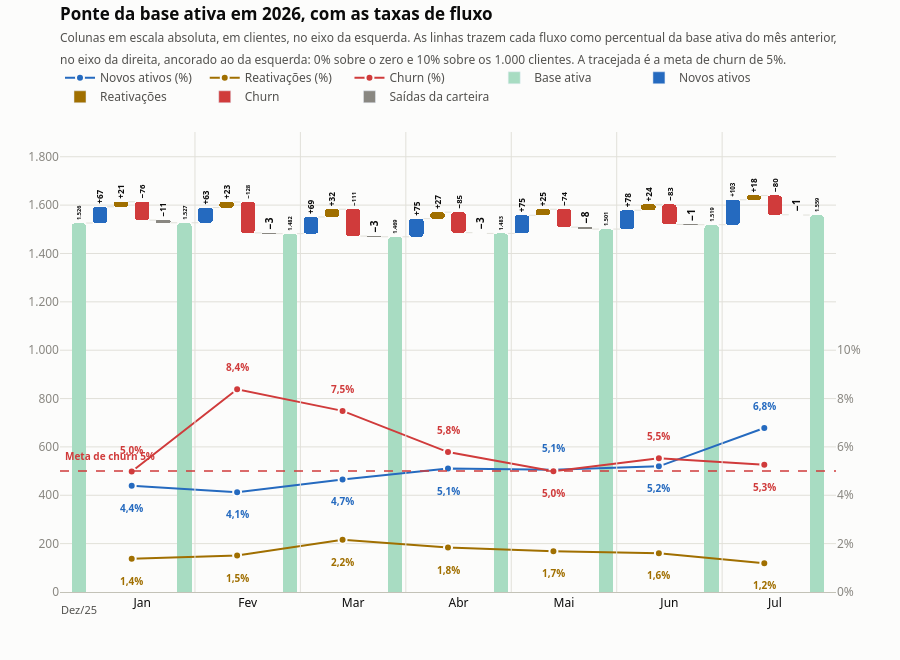

Notebook cell for this chart:
### Markdown cell above
### 4.7 Ponte mensal em escala absoluta

A mesma ponte de 4.5 com o eixo ancorado no zero, para guardar a referencia de
tamanho entre o giro mensal e a carteira.

### Code cell
# -----------------------------------------------------------------------------
# 4.7 Ponte mensal em escala absoluta, com as taxas em linha
# -----------------------------------------------------------------------------
# Experimento de design. Cada mes traz os quatro fluxos flutuando e fecha com a
# coluna cheia da base ativa, que desce ate o zero e carrega o proprio numero na
# vertical. Assim se le ao mesmo tempo o tamanho da carteira e o peso de cada
# fluxo sobre ela.
#
# DUAS ESCALAS ANCORADAS: a escala de percentual fica a direita e e amarrada a
# da esquerda - 0% sobre o zero e 10% sobre os 1.000 clientes. A ancoragem e fixa
# (o topo do eixo direito e sempre o topo do esquerdo dividido por 100), entao a
# relacao entre as duas escalas nao muda quando os dados mudam, que e o problema
# classico do eixo duplo. Na pratica as linhas ficam na metade de baixo e os
# fluxos no alto, sem disputa de espaco.
#
# O verde claro e reservado a coluna de base, que e pano de fundo do mes; cada
# fluxo usa a cor do seu indicador, entao novos ativos aparece em azul tanto na
# coluna quanto na linha de percentual. O verde claro fica em 1,50:1 de contraste
# contra a superficie, abaixo do piso de 2:1 de uma cor que carrega significado
# sozinha - o numero sobre a coluna e a compensacao.
COR_TAXA = {"Novos ativos": PALETAS["azul"]["light"][1],
            "Reativações": PALETAS["amarelo"]["light"][1],
            "Churn": PALETAS["vermelho"]["light"][1]}
META_CHURN = 5.0            # meta de churn, em % da base ativa do mes anterior
ANCORA_PCT, ANCORA_CLIENTES = 10.0, 1000.0


def grafico_ponte_com_taxas(inicio, base_inicial, passos, base_mensal, titulo,
                            subtitulo, modo="light", altura=660):
    """Ponte mensal com coluna de base por mes e as taxas de fluxo em linha."""
    c = CHROME[modo]
    fig = go.Figure()
    formas, anotacoes = [], []
    corrente = base_inicial
    # vao zero: o espacamento entre a coluna de base e o mes seguinte fica
    # igual ao espacamento entre os fluxos, e a divisao dos meses passa a
    # ser feita so pela linha vertical
    largura, vao = 0.68, 0.0
    n_fluxos = len(passos[0]["fluxos"])
    passo_mes = n_fluxos + 1 + vao          # fluxos + coluna de base + vao
    x_inicio = -(1 + vao)

    cores_coluna = {"Novos ativos": PALETAS["azul"]["light"][1],
                    "Reativações": PALETAS["amarelo"]["light"][1],
                    "Churn": PALETAS["vermelho"]["light"][1],
                    "Saídas da carteira": CHROME[modo]["suave"]}

    def coluna_base(x, valor, legenda):
        """Coluna cheia da base ativa, com o numero na vertical dentro dela."""
        fig.add_bar(
            x=[x], y=[valor], width=largura, showlegend=False,
            marker=dict(color=VERDE_CLARO, cornerradius=4, line=dict(width=0)),
            # numero ACIMA da coluna: dentro dele disputaria espaco com as
            # linhas de percentual e ficaria preso a largura da barra
            text=[f"<b>{_br(valor)}</b>"], textposition="outside", textangle=-90,
            textfont=dict(size=13, color=c["tinta"]), cliponaxis=False,
            customdata=[[legenda]],
            hovertemplate="<b>Base ativa %{customdata[0]}</b><br>"
                          "%{y:,.0f} clientes<extra></extra>")

    coluna_base(x_inicio, base_inicial,
                f"{MESES_PT[inicio.month - 1]}/{str(inicio.year)[2:]}")
    anotacoes.append(dict(
        x=x_inicio, y=0, yshift=-8, showarrow=False, yanchor="top",
        xanchor="center", text=f"{MESES_PT[inicio.month - 1]}/{str(inicio.year)[2:]}",
        font=dict(size=11, color=c["secundaria"])))

    # ---- fluxos e colunas de base ----
    x_anterior, extremos = x_inicio + largura / 2, [base_inicial]
    for i, mes in enumerate(passos):
        base_x = i * passo_mes
        for j, (nome, valor, _) in enumerate(mes["fluxos"]):
            x = base_x + j
            if valor == 0:
                continue
            fundo, topo = corrente + min(valor, 0.0), corrente + valor
            fig.add_bar(
                x=[x], y=[abs(valor)], base=[fundo], width=largura,
                marker=dict(color=cores_coluna[nome], cornerradius=3,
                            line=dict(width=0)),
                text=["<b>" + ("+" if valor > 0 else "−")
                      + _br(abs(valor)) + "</b>"],
                textposition="outside", textangle=-90, cliponaxis=False,
                textfont=dict(size=10, color=c["tinta"]), showlegend=False,
                customdata=[[nome, MESES_PT[mes["periodo"].month - 1], corrente, topo]],
                hovertemplate="<b>%{customdata[0]} · %{customdata[1]}</b><br>"
                              "de %{customdata[2]:,.0f} para %{customdata[3]:,.0f}"
                              "<extra></extra>")
            formas.append(dict(type="line", x0=x_anterior, x1=x - largura / 2,
                               y0=corrente, y1=corrente,
                               line=dict(color=c["grade"], width=1)))
            x_anterior, extremos = x + largura / 2, extremos + [corrente, topo]
            corrente = topo

        x_base = base_x + n_fluxos
        formas.append(dict(type="line", x0=x_anterior, x1=x_base - largura / 2,
                           y0=corrente, y1=corrente,
                           line=dict(color=c["grade"], width=1)))
        coluna_base(x_base, corrente,
                    f"{MESES_PT[mes['periodo'].month - 1]}/"
                    f"{str(mes['periodo'].year)[2:]}")
        x_anterior, extremos = x_base + largura / 2, extremos + [corrente]

        if i < len(passos) - 1:
            meio_do_vao = base_x + n_fluxos + (1 + vao) / 2
            formas.append(dict(type="line", x0=meio_do_vao, x1=meio_do_vao,
                               y0=0, y1=1, yref="paper",
                               line=dict(color=c["grade"], width=1)))

    # ---- linhas das taxas ----
    centros = [i * passo_mes + (n_fluxos - 1) / 2 for i in range(len(passos))]
    taxas = {}
    for nome in COR_TAXA:
        serie = []
        for mes in passos:
            valor = dict((n, v) for n, v, _ in mes["fluxos"])[nome]
            serie.append(abs(valor) / float(base_mensal[mes["periodo"] - 1]) * 100)
        taxas[nome] = serie
        fig.add_scatter(
            x=centros, y=serie, yaxis="y2", mode="lines+markers",
            name=f"{nome} (%)", line=dict(color=COR_TAXA[nome], width=2),
            marker=dict(size=8, color=COR_TAXA[nome],
                        line=dict(color=c["superficie"], width=2)),
            customdata=[[MESES_PT[m["periodo"].month - 1]] for m in passos],
            hovertemplate=f"<b>{nome} · %{{customdata[0]}}</b><br>"
                          "%{y:.1f}% da base do mês anterior<extra></extra>")

    # rotulo de cada ponto: o mais alto do mes vai acima e os demais abaixo, para
    # os numeros nao colidirem quando duas linhas se cruzam
    for k, centro in enumerate(centros):
        ordem = sorted(COR_TAXA, key=lambda n: taxas[n][k], reverse=True)
        for posicao, nome in enumerate(ordem):
            acima = posicao == 0
            anotacoes.append(dict(
                x=centro, y=taxas[nome][k], yref="y2",
                yshift=13 if acima else -13, showarrow=False, xanchor="center",
                yanchor="bottom" if acima else "top",
                text=f"<b>{_br(taxas[nome][k], 1)}%</b>",
                font=dict(size=10, color=COR_TAXA[nome])))

    teto_topo = max(extremos) * 1.16
    teto_pct = teto_topo * ANCORA_PCT / ANCORA_CLIENTES

    formas.append(dict(type="line", xref="paper", x0=0, x1=1, yref="y2",
                       y0=META_CHURN, y1=META_CHURN,
                       line=dict(color=COR_TAXA["Churn"], width=1.5, dash="dash")))
    anotacoes.append(dict(
        x=0.004, xref="paper", y=META_CHURN, yref="y2", yshift=6, showarrow=False,
        text=f"<b>Meta de churn {_br(META_CHURN, 0)}%</b>", xanchor="left",
        yanchor="bottom", font=dict(size=10, color=COR_TAXA["Churn"])))

    fig.update_layout(
        title=dict(
            text=f"<b>{titulo}</b><br><span style='font-size:12px;color:"
                 f"{c['secundaria']}'>{subtitulo}</span>",
            font=dict(size=17, color=c["tinta"]), x=0, xref="paper", y=0.97),
        shapes=formas, annotations=anotacoes, separators=",.",
        plot_bgcolor=c["superficie"], paper_bgcolor=c["superficie"],
        height=altura, margin=dict(t=132, b=68, l=60, r=64), bargap=0,
        font=dict(family='system-ui, -apple-system, "Segoe UI", sans-serif',
                  color=c["secundaria"], size=12),
        legend=dict(orientation="h", y=1.045, x=0, xanchor="left", yanchor="bottom",
                    title_text="", font=dict(color=c["secundaria"])),
        hoverlabel=dict(bgcolor=c["superficie"], bordercolor=c["eixo"],
                        font=dict(color=c["tinta"])),
        xaxis=dict(
            tickmode="array",
            tickvals=[i * passo_mes + n_fluxos / 2 for i in range(len(passos))],
            ticktext=[MESES_PT[p["periodo"].month - 1] for p in passos],
            showgrid=False, zeroline=False, linecolor=c["eixo"],
            tickfont=dict(color=c["tinta"], size=12),
            range=[x_inicio - 0.9,
                   (len(passos) - 1) * passo_mes + n_fluxos + 0.9]),
        yaxis=dict(title=None, gridcolor=c["grade"], zeroline=False,
                   showline=False, tickfont=dict(color=c["suave"]),
                   range=[0, teto_topo], tickformat=","),
        yaxis2=dict(title=None, overlaying="y", side="right", showgrid=False,
                    zeroline=False, showline=False, range=[0, teto_pct],
                    tickmode="array", tickvals=[0, 2, 4, 6, 8, 10],
                    ticktext=["0%", "2%", "4%", "6%", "8%", "10%"],
                    tickfont=dict(color=c["suave"])))

    # legenda das colunas: a cor identifica o tipo de fluxo, nao uma serie
    for nome, cor in [("Base ativa", VERDE_CLARO),
                      ("Novos ativos", PALETAS["azul"]["light"][1]),
                      ("Reativações", PALETAS["amarelo"]["light"][1]),
                      ("Churn", PALETAS["vermelho"]["light"][1]),
                      ("Saídas da carteira", CHROME[modo]["suave"])]:
        fig.add_bar(x=[None], y=[None], name=nome, showlegend=True,
                    marker=dict(color=cor))
    return fig


fig_ponte_2026_absoluta = grafico_ponte_com_taxas(
    INICIO_2026, BASE_INICIAL_2026, PASSOS_2026, BASE_MENSAL,
    titulo="Ponte da base ativa em 2026, com as taxas de fluxo",
    subtitulo="Colunas em escala absoluta, em clientes, no eixo da esquerda. As linhas "
              "trazem cada fluxo como percentual da base ativa do mês anterior,<br>"
              "no eixo da direita, ancorado ao da esquerda: 0% sobre o zero e 10% sobre "
              "os 1.000 clientes. A tracejada é a meta de churn de 5%.")

print("Taxas sobre a base ativa do mês anterior (%):")
for _mes in PASSOS_2026:
    _anterior = float(BASE_MENSAL[_mes["periodo"] - 1])
    _valores = dict((n, v) for n, v, _ in _mes["fluxos"])
    _linha = "   ".join(f"{_n.split()[0].lower()} {abs(_valores[_n]) / _anterior * 100:4.1f}%"
                        for _n in COR_TAXA)
    print(f"  {MESES_PT[_mes['periodo'].month - 1]}/{str(_mes['periodo'].year)[2:]}"
          f"   {_linha}   base {_br(_mes['base']):>7}")

fig_ponte_2026_absoluta

### Figure 1 — Plotly figure (JSON) as saved in the notebook; plotly's stock layout.template omitted (floating-point values rounded to 4 significant figures)
{"data": [{"cliponaxis": false, "customdata": [["Dez/25"]], "hovertemplate": "<b>Base ativa %{customdata[0]}</b><br>%{y:,.0f} clientes<extra></extra>", "marker": {"color": "#a8dcc2", "cornerradius": 4, "line": {"width": 0}}, "showlegend": false, "text": ["<b>1.526</b>"], "textangle": -90, "textfont": {"color": "#0b0b0b", "size": 13}, "textposition": "outside", "type": "bar", "width": 0.68, "x": [-1], "y": [1526]}, {"base": [1526], "cliponaxis": false, "customdata": [["Novos ativos", "Jan", 1526, 1593]], "hovertemplate": "<b>%{customdata[0]} · %{customdata[1]}</b><br>de %{customdata[2]:,.0f} para %{customdata[3]:,.0f}<extra></extra>", "marker": {"color": "#256abf", "cornerradius": 3, "line": {"width": 0}}, "showlegend": false, "text": ["<b>+67</b>"], "textangle": -90, "textfont": {"color": "#0b0b0b", "size": 10}, "textposition": "outside", "type": "bar", "width": 0.68, "x": [0], "y": [67]}, {"base": [1593], "cliponaxis": false, "customdata": [["Reativações", "Jan", 1593, 1614]], "hovertemplate": "<b>%{customdata[0]} · %{customdata[1]}</b><br>de %{customdata[2]:,.0f} para %{customdata[3]:,.0f}<extra></extra>", "marker": {"color": "#a06f00", "cornerradius": 3, "line": {"width": 0}}, "showlegend": false, "text": ["<b>+21</b>"], "textangle": -90, "textfont": {"color": "#0b0b0b", "size": 10}, "textposition": "outside", "type": "bar", "width": 0.68, "x": [1], "y": [21]}, {"base": [1538], "cliponaxis": false, "customdata": [["Churn", "Jan", 1614, 1538]], "hovertemplate": "<b>%{customdata[0]} · %{customdata[1]}</b><br>de %{customdata[2]:,.0f} para %{customdata[3]:,.0f}<extra></extra>", "marker": {"color": "#d03b3b", "cornerradius": 3, "line": {"width": 0}}, "showlegend": false, "text": ["<b>−76</b>"], "textangle": -90, "textfont": {"color": "#0b0b0b", "size": 10}, "textposition": "outside", "type": "bar", "width": 0.68, "x": [2], "y": [76]}, {"base": [1527], "cliponaxis": false, "customdata": [["Saídas da carteira", "Jan", 1538, 1527]], "hovertemplate": "<b>%{customdata[0]} · %{customdata[1]}</b><br>de %{customdata[2]:,.0f} para %{customdata[3]:,.0f}<extra></extra>", "marker": {"color": "#898781", "cornerradius": 3, "line": {"width": 0}}, "showlegend": false, "text": ["<b>−11</b>"], "textangle": -90, "textfont": {"color": "#0b0b0b", "size": 10}, "textposition": "outside", "type": "bar", "width": 0.68, "x": [3], "y": [11]}, {"cliponaxis": false, "customdata": [["Jan/26"]], "hovertemplate": "<b>Base ativa %{customdata[0]}</b><br>%{y:,.0f} clientes<extra></extra>", "marker": {"color": "#a8dcc2", "cornerradius": 4, "line": {"width": 0}}, "showlegend": false, "text": ["<b>1.527</b>"], "textangle": -90, "textfont": {"color": "#0b0b0b", "size": 13}, "textposition": "outside", "type": "bar", "width": 0.68, "x": [4], "y": [1527]}, {"base": [1527], "cliponaxis": false, "customdata": [["Novos ativos", "Fev", 1527, 1590]], "hovertemplate": "<b>%{customdata[0]} · %{customdata[1]}</b><br>de %{customdata[2]:,.0f} para %{customdata[3]:,.0f}<extra></extra>", "marker": {"color": "#256abf", "cornerradius": 3, "line": {"width": 0}}, "showlegend": false, "text": ["<b>+63</b>"], "textangle": -90, "textfont": {"color": "#0b0b0b", "size": 10}, "textposition": "outside", "type": "bar", "width": 0.68, "x": [5], "y": [63]}, {"base": [1590], "cliponaxis": false, "customdata": [["Reativações", "Fev", 1590, 1613]], "hovertemplate": "<b>%{customdata[0]} · %{customdata[1]}</b><br>de %{customdata[2]:,.0f} para %{customdata[3]:,.0f}<extra></extra>", "marker": {"color": "#a06f00", "cornerradius": 3, "line": {"width": 0}}, "showlegend": false, "text": ["<b>+23</b>"], "textangle": -90, "textfont": {"color": "#0b0b0b", "size": 10}, "textposition": "outside", "type": "bar", "width": 0.68, "x": [6], "y": [23]}, {"base": [1485], "cliponaxis": false, "customdata": [["Churn", "Fev", 1613, 1485]], "hovertemplate": "<b>%{customdata[0]} · %{customdata[1]}</b><br>de %{customdata[2]:,.0f} para %{customdata[3]:,.0f}<extra></extra>", "marker": {"color": "#d03b3b", "cornerradius": 3, "line": {"width": 0}}, "showlegend": false, "text": ["<b>−128</b>"], "textangle": -90, "textfont": {"color": "#0b0b0b", "size": 10}, "textposition": "outside", "type": "bar", "width": 0.68, "x": [7], "y": [128]}, {"base": [1482], "cliponaxis": false, "customdata": [["Saídas da carteira", "Fev", 1485, 1482]], "hovertemplate": "<b>%{customdata[0]} · %{customdata[1]}</b><br>de %{customdata[2]:,.0f} para %{customdata[3]:,.0f}<extra></extra>", "marker": {"color": "#898781", "cornerradius": 3, "line": {"width": 0}}, "showlegend": false, "text": ["<b>−3</b>"], "textangle": -90, "textfont": {"color": "#0b0b0b", "size": 10}, "textposition": "outside", "type": "bar", "width": 0.68, "x": [8], "y": [3]}, {"cliponaxis": false, "customdata": [["Fev/26"]], "hovertemplate": "<b>Base ativa %{customdata[0]}</b><br>%{y:,.0f} clientes<extra></extra>", "marker": {"color": "#a8dcc2", "cornerradius": 4, "line": {"width": 0}}, "showlegend": false, "text": ["<b>1.482</b>"], "textangle": -90, "textfont": {"color": "#0b0b0b", "size": 13}, "textposition": "outside", "type": "bar", "width": 0.68, "x": [9], "y": [1482]}, {"base": [1482], "cliponaxis": false, "customdata": [["Novos ativos", "Mar", 1482, 1551]], "hovertemplate": "<b>%{customdata[0]} · %{customdata[1]}</b><br>de %{customdata[2]:,.0f} para %{customdata[3]:,.0f}<extra></extra>", "marker": {"color": "#256abf", "cornerradius": 3, "line": {"width": 0}}, "showlegend": false, "text": ["<b>+69</b>"], "textangle": -90, "textfont": {"color": "#0b0b0b", "size": 10}, "textposition": "outside", "type": "bar", "width": 0.68, "x": [10], "y": [69]}, {"base": [1551], "cliponaxis": false, "customdata": [["Reativações", "Mar", 1551, 1583]], "hovertemplate": "<b>%{customdata[0]} · %{customdata[1]}</b><br>de %{customdata[2]:,.0f} para %{customdata[3]:,.0f}<extra></extra>", "marker": {"color": "#a06f00", "cornerradius": 3, "line": {"width": 0}}, "showlegend": false, "text": ["<b>+32</b>"], "textangle": -90, "textfont": {"color": "#0b0b0b", "size": 10}, "textposition": "outside", "type": "bar", "width": 0.68, "x": [11], "y": [32]}, {"base": [1472], "cliponaxis": false, "customdata": [["Churn", "Mar", 1583, 1472]], "hovertemplate": "<b>%{customdata[0]} · %{customdata[1]}</b><br>de %{customdata[2]:,.0f} para %{customdata[3]:,.0f}<extra></extra>", "marker": {"color": "#d03b3b", "cornerradius": 3, "line": {"width": 0}}, "showlegend": false, "text": ["<b>−111</b>"], "textangle": -90, "textfont": {"color": "#0b0b0b", "size": 10}, "textposition": "outside", "type": "bar", "width": 0.68, "x": [12], "y": [111]}, {"base": [1469], "cliponaxis": false, "customdata": [["Saídas da carteira", "Mar", 1472, 1469]], "hovertemplate": "<b>%{customdata[0]} · %{customdata[1]}</b><br>de %{customdata[2]:,.0f} para %{customdata[3]:,.0f}<extra></extra>", "marker": {"color": "#898781", "cornerradius": 3, "line": {"width": 0}}, "showlegend": false, "text": ["<b>−3</b>"], "textangle": -90, "textfont": {"color": "#0b0b0b", "size": 10}, "textposition": "outside", "type": "bar", "width": 0.68, "x": [13], "y": [3]}, {"cliponaxis": false, "customdata": [["Mar/26"]], "hovertemplate": "<b>Base ativa %{customdata[0]}</b><br>%{y:,.0f} clientes<extra></extra>", "marker": {"color": "#a8dcc2", "cornerradius": 4, "line": {"width": 0}}, "showlegend": false, "text": ["<b>1.469</b>"], "textangle": -90, "textfont": {"color": "#0b0b0b", "size": 13}, "textposition": "outside", "type": "bar", "width": 0.68, "x": [14], "y": [1469]}, {"base": [1469], "cliponaxis": false, "customdata": [["Novos ativos", "Abr", 1469, 1544]], "hovertemplate": "<b>%{customdata[0]} · %{customdata[1]}</b><br>de %{customdata[2]:,.0f} para %{customdata[3]:,.0f}<extra></extra>", "marker": {"color": "#256abf", "cornerradius": 3, "line": {"width": 0}}, "showlegend": false, "text": ["<b>+75</b>"], "textangle": -90, "textfont": {"color": "#0b0b0b", "size": 10}, "textposition": "outside", "type": "bar", "width": 0.68, "x": [15], "y": [75]}, {"base": [1544], "cliponaxis": false, "customdata": [["Reativações", "Abr", 1544, 1571]], "hovertemplate": "<b>%{customdata[0]} · %{customdata[1]}</b><br>de %{customdata[2]:,.0f} para %{customdata[3]:,.0f}<extra></extra>", "marker": {"color": "#a06f00", "cornerradius": 3, "line": {"width": 0}}, "showlegend": false, "text": ["<b>+27</b>"], "textangle": -90, "textfont": {"color": "#0b0b0b", "size": 10}, "textposition": "outside", "type": "bar", "width": 0.68, "x": [16], "y": [27]}, {"base": [1486], "cliponaxis": false, "customdata": [["Churn", "Abr", 1571, 1486]], "hovertemplate": "<b>%{customdata[0]} · %{customdata[1]}</b><br>de %{customdata[2]:,.0f} para %{customdata[3]:,.0f}<extra></extra>", "marker": {"color": "#d03b3b", "cornerradius": 3, "line": {"width": 0}}, "showlegend": false, "text": ["<b>−85</b>"], "textangle": -90, "textfont": {"color": "#0b0b0b", "size": 10}, "textposition": "outside", "type": "bar", "width": 0.68, "x": [17], "y": [85]}, {"base": [1483], "cliponaxis": false, "customdata": [["Saídas da carteira", "Abr", 1486, 1483]], "hovertemplate": "<b>%{customdata[0]} · %{customdata[1]}</b><br>de %{customdata[2]:,.0f} para %{customdata[3]:,.0f}<extra></extra>", "marker": {"color": "#898781", "cornerradius": 3, "line": {"width": 0}}, "showlegend": false, "text": ["<b>−3</b>"], "textangle": -90, "textfont": {"color": "#0b0b0b", "size": 10}, "textposition": "outside", "type": "bar", "width": 0.68, "x": [18], "y": [3]}, {"cliponaxis": false, "customdata": [["Abr/26"]], "hovertemplate": "<b>Base ativa %{customdata[0]}</b><br>%{y:,.0f} clientes<extra></extra>", "marker": {"color": "#a8dcc2", "cornerradius": 4, "line": {"width": 0}}, "showlegend": false, "text": ["<b>1.483</b>"], "textangle": -90, "textfont": {"color": "#0b0b0b", "size": 13}, "textposition": "outside", "type": "bar", "width": 0.68, "x": [19], "y": [1483]}, {"base": [1483], "cliponaxis": false, "customdata": [["Novos ativos", "Mai", 1483, 1558]], "hovertemplate": "<b>%{customdata[0]} · %{customdata[1]}</b><br>de %{customdata[2]:,.0f} para %{customdata[3]:,.0f}<extra></extra>", "marker": {"color": "#256abf", "cornerradius": 3, "line": {"width": 0}}, "showlegend": false, "text": ["<b>+75</b>"], "textangle": -90, "textfont": {"color": "#0b0b0b", "size": 10}, "textposition": "outside", "type": "bar", "width": 0.68, "x": [20], "y": [75]}, {"base": [1558], "cliponaxis": false, "customdata": [["Reativações", "Mai", 1558, 1583]], "hovertemplate": "<b>%{customdata[0]} · %{customdata[1]}</b><br>de %{customdata[2]:,.0f} para %{customdata[3]:,.0f}<extra></extra>", "marker": {"color": "#a06f00", "cornerradius": 3, "line": {"width": 0}}, "showlegend": false, "text": ["<b>+25</b>"], "textangle": -90, "textfont": {"color": "#0b0b0b", "size": 10}, "textposition": "outside", "type": "bar", "width": 0.68, "x": [21], "y": [25]}, {"base": [1509], "cliponaxis": false, "customdata": [["Churn", "Mai", 1583, 1509]], "hovertemplate": "<b>%{customdata[0]} · %{customdata[1]}</b><br>de %{customdata[2]:,.0f} para %{customdata[3]:,.0f}<extra></extra>", "marker": {"color": "#d03b3b", "cornerradius": 3, "line": {"width": 0}}, "showlegend": false, "text": ["<b>−74</b>"], "textangle": -90, "textfont": {"color": "#0b0b0b", "size": 10}, "textposition": "outside", "type": "bar", "width": 0.68, "x": [22], "y": [74]}, {"base": [1501], "cliponaxis": false, "customdata": [["Saídas da carteira", "Mai", 1509, 1501]], "hovertemplate": "<b>%{customdata[0]} · %{customdata[1]}</b><br>de %{customdata[2]:,.0f} para %{customdata[3]:,.0f}<extra></extra>", "marker": {"color": "#898781", "cornerradius": 3, "line": {"width": 0}}, "showlegend": false, "text": ["<b>−8</b>"], "textangle": -90, "textfont": {"color": "#0b0b0b", "size": 10}, "textposition": "outside", "type": "bar", "width": 0.68, "x": [23], "y": [8]}, {"cliponaxis": false, "customdata": [["Mai/26"]], "hovertemplate": "<b>Base ativa %{customdata[0]}</b><br>%{y:,.0f} clientes<extra></extra>", "marker": {"color": "#a8dcc2", "cornerradius": 4, "line": {"width": 0}}, "showlegend": false, "text": ["<b>1.501</b>"], "textangle": -90, "textfont": {"color": "#0b0b0b", "size": 13}, "textposition": "outside", "type": "bar", "width": 0.68, "x": [24], "y": [1501]}, {"base": [1501], "cliponaxis": false, "customdata": [["Novos ativos", "Jun", 1501, 1579]], "hovertemplate": "<b>%{customdata[0]} · %{customdata[1]}</b><br>de %{customdata[2]:,.0f} para %{customdata[3]:,.0f}<extra></extra>", "marker": {"color": "#256abf", "cornerradius": 3, "line": {"width": 0}}, "showlegend": false, "text": ["<b>+78</b>"], "textangle": -90, "textfont": {"color": "#0b0b0b", "size": 10}, "textposition": "outside", "type": "bar", "width": 0.68, "x": [25], "y": [78]}, {"base": [1579], "cliponaxis": false, "customdata": [["Reativações", "Jun", 1579, 1603]], "hovertemplate": "<b>%{customdata[0]} · %{customdata[1]}</b><br>de %{customdata[2]:,.0f} para %{customdata[3]:,.0f}<extra></extra>", "marker": {"color": "#a06f00", "cornerradius": 3, "line": {"width": 0}}, "showlegend": false, "text": ["<b>+24</b>"], "textangle": -90, "textfont": {"color": "#0b0b0b", "size": 10}, "textposition": "outside", "type": "bar", "width": 0.68, "x": [26], "y": [24]}, {"base": [1520], "cliponaxis": false, "customdata": [["Churn", "Jun", 1603, 1520]], "hovertemplate": "<b>%{customdata[0]} · %{customdata[1]}</b><br>de %{customdata[2]:,.0f} para %{customdata[3]:,.0f}<extra></extra>", "marker": {"color": "#d03b3b", "cornerradius": 3, "line": {"width": 0}}, "showlegend": false, "text": ["<b>−83</b>"], "textangle": -90, "textfont": {"color": "#0b0b0b", "size": 10}, "textposition": "outside", "type": "bar", "width": 0.68, "x": [27], "y": [83]}, {"base": [1519], "cliponaxis": false, "customdata": [["Saídas da carteira", "Jun", 1520, 1519]], "hovertemplate": "<b>%{customdata[0]} · %{customdata[1]}</b><br>de %{customdata[2]:,.0f} para %{customdata[3]:,.0f}<extra></extra>", "marker": {"color": "#898781", "cornerradius": 3, "line": {"width": 0}}, "showlegend": false, "text": ["<b>−1</b>"], "textangle": -90, "textfont": {"color": "#0b0b0b", "size": 10}, "textposition": "outside", "type": "bar", "width": 0.68, "x": [28], "y": [1]}, {"cliponaxis": false, "customdata": [["Jun/26"]], "hovertemplate": "<b>Base ativa %{customdata[0]}</b><br>%{y:,.0f} clientes<extra></extra>", "marker": {"color": "#a8dcc2", "cornerradius": 4, "line": {"width": 0}}, "showlegend": false, "text": ["<b>1.519</b>"], "textangle": -90, "textfont": {"color": "#0b0b0b", "size": 13}, "textposition": "outside", "type": "bar", "width": 0.68, "x": [29], "y": [1519]}, {"base": [1519], "cliponaxis": false, "customdata": [["Novos ativos", "Jul", 1519, 1622]], "hovertemplate": "<b>%{customdata[0]} · %{customdata[1]}</b><br>de %{customdata[2]:,.0f} para %{customdata[3]:,.0f}<extra></extra>", "marker": {"color": "#256abf", "cornerradius": 3, "line": {"width": 0}}, "showlegend": false, "text": ["<b>+103</b>"], "textangle": -90, "textfont": {"color": "#0b0b0b", "size": 10}, "textposition": "outside", "type": "bar", "width": 0.68, "x": [30], "y": [103]}, {"base": [1622], "cliponaxis": false, "customdata": [["Reativações", "Jul", 1622, 1640]], "hovertemplate": "<b>%{customdata[0]} · %{customdata[1]}</b><br>de %{customdata[2]:,.0f} para %{customdata[3]:,.0f}<extra></extra>", "marker": {"color": "#a06f00", "cornerradius": 3, "line": {"width": 0}}, "showlegend": false, "text": ["<b>+18</b>"], "textangle": -90, "textfont": {"color": "#0b0b0b", "size": 10}, "textposition": "outside", "type": "bar", "width": 0.68, "x": [31], "y": [18]}, {"base": [1560], "cliponaxis": false, "customdata": [["Churn", "Jul", 1640, 1560]], "hovertemplate": "<b>%{customdata[0]} · %{customdata[1]}</b><br>de %{customdata[2]:,.0f} para %{customdata[3]:,.0f}<extra></extra>", "marker": {"color": "#d03b3b", "cornerradius": 3, "line": {"width": 0}}, "showlegend": false, "text": ["<b>−80</b>"], "textangle": -90, "textfont": {"color": "#0b0b0b", "size": 10}, "textposition": "outside", "type": "bar", "width": 0.68, "x": [32], "y": [80]}, {"base": [1559], "cliponaxis": false, "customdata": [["Saídas da carteira", "Jul", 1560, 1559]], "hovertemplate": "<b>%{customdata[0]} · %{customdata[1]}</b><br>de %{customdata[2]:,.0f} para %{customdata[3]:,.0f}<extra></extra>", "marker": {"color": "#898781", "cornerradius": 3, "line": {"width": 0}}, "showlegend": false, "text": ["<b>−1</b>"], "textangle": -90, "textfont": {"color": "#0b0b0b", "size": 10}, "textposition": "outside", "type": "bar", "width": 0.68, "x": [33], "y": [1]}, {"cliponaxis": false, "customdata": [["Jul/26"]], "hovertemplate": "<b>Base ativa %{customdata[0]}</b><br>%{y:,.0f} clientes<extra></extra>", "marker": {"color": "#a8dcc2", "cornerradius": 4, "line": {"width": 0}}, "showlegend": false, "text": ["<b>1.559</b>"], "textangle": -90, "textfont": {"color": "#0b0b0b", "size": 13}, "textposition": "outside", "type": "bar", "width": 0.68, "x": [34], "y": [1559]}, {"customdata": [["Jan"], ["Fev"], ["Mar"], ["Abr"], ["Mai"], ["Jun"], ["Jul"]], "hovertemplate": "<b>Novos ativos · %{customdata[0]}</b><br>%{y:.1f}% da base do mês anterior<extra></extra>", "line": {"color": "#256abf", "width": 2}, "marker": {"color": "#256abf", "line": {"color": "#fcfcfb", "width": 2}, "size": 8}, "mode": "lines+markers", "name": "Novos ativos (%)", "type": "scatter", "x": [1.5, 6.5, 11.5, 16.5, 21.5, 26.5, 31.5], "y": [4.391, 4.126, 4.656, 5.106, 5.057, 5.197, 6.781], "yaxis": "y2"}, {"customdata": [["Jan"], ["Fev"], ["Mar"], ["Abr"], ["Mai"], ["Jun"], ["Jul"]], "hovertemplate": "<b>Reativações · %{customdata[0]}</b><br>%{y:.1f}% da base do mês anterior<extra></extra>", "line": {"color": "#a06f00", "width": 2}, "marker": {"color": "#a06f00", "line": {"color": "#fcfcfb", "width": 2}, "size": 8}, "mode": "lines+markers", "name": "Reativações (%)", "type": "scatter", "x": [1.5, 6.5, 11.5, 16.5, 21.5, 26.5, 31.5], "y": [1.376, 1.506, 2.159, 1.838, 1.686, 1.599, 1.185], "yaxis": "y2"}, {"customdata": [["Jan"], ["Fev"], ["Mar"], ["Abr"], ["Mai"], ["Jun"], ["Jul"]], "hovertemplate": "<b>Churn · %{customdata[0]}</b><br>%{y:.1f}% da base do mês anterior<extra></extra>", "line": {"color": "#d03b3b", "width": 2}, "marker": {"color": "#d03b3b", "line": {"color": "#fcfcfb", "width": 2}, "size": 8}, "mode": "lines+markers", "name": "Churn (%)", "type": "scatter", "x": [1.5, 6.5, 11.5, 16.5, 21.5, 26.5, 31.5], "y": [4.98, 8.382, 7.49, 5.786, 4.99, 5.53, 5.267], "yaxis": "y2"}, {"marker": {"color": "#a8dcc2"}, "name": "Base ativa", "showlegend": true, "type": "bar", "x": [null], "y": [null]}, {"marker": {"color": "#256abf"}, "name": "Novos ativos", "showlegend": true, "type": "bar", "x": [null], "y": [null]}, {"marker": {"color": "#a06f00"}, "name": "Reativações", "showlegend": true, "type": "bar", "x": [null], "y": [null]}, {"marker": {"color": "#d03b3b"}, "name": "Churn", "showlegend": true, "type": "bar", "x": [null], "y": [null]}, {"marker": {"color": "#898781"}, "name": "Saídas da carteira", "showlegend": true, "type": "bar", "x": [null], "y": [null]}], "layout": {"annotations": [{"font": {"color": "#52514e", "size": 11}, "showarrow": false, "text": "Dez/25", "x": -1, "xanchor": "center", "y": 0, "yanchor": "top", "yshift": -8}, {"font": {"color": "#d03b3b", "size": 10}, "showarrow": false, "text": "<b>5,0%</b>", "x": 1.5, "xanchor": "center", "y": 4.98, "yanchor": "bottom", "yref": "y2", "yshift": 13}, {"font": {"color": "#256abf", "size": 10}, "showarrow": false, "text": "<b>4,4%</b>", "x": 1.5, "xanchor": "center", "y": 4.391, "yanchor": "top", "yref": "y2", "yshift": -13}, {"font": {"color": "#a06f00", "size": 10}, "showarrow": false, "text": "<b>1,4%</b>", "x": 1.5, "xanchor": "center", "y": 1.376, "yanchor": "top", "yref": "y2", "yshift": -13}, {"font": {"color": "#d03b3b", "size": 10}, "showarrow": false, "text": "<b>8,4%</b>", "x": 6.5, "xanchor": "center", "y": 8.382, "yanchor": "bottom", "yref": "y2", "yshift": 13}, {"font": {"color": "#256abf", "size": 10}, "showarrow": false, "text": "<b>4,1%</b>", "x": 6.5, "xanchor": "center", "y": 4.126, "yanchor": "top", "yref": "y2", "yshift": -13}, {"font": {"color": "#a06f00", "size": 10}, "showarrow": false, "text": "<b>1,5%</b>", "x": 6.5, "xanchor": "center", "y": 1.506, "yanchor": "top", "yref": "y2", "yshift": -13}, {"font": {"color": "#d03b3b", "size": 10}, "showarrow": false, "text": "<b>7,5%</b>", "x": 11.5, "xanchor": "center", "y": 7.49, "yanchor": "bottom", "yref": "y2", "yshift": 13}, {"font": {"color": "#256abf", "size": 10}, "showarrow": false, "text": "<b>4,7%</b>", "x": 11.5, "xanchor": "center", "y": 4.656, "yanchor": "top", "yref": "y2", "yshift": -13}, {"font": {"color": "#a06f00", "size": 10}, "showarrow": false, "text": "<b>2,2%</b>", "x": 11.5, "xanchor": "center", "y": 2.159, "yanchor": "top", "yref": "y2", "yshift": -13}, {"font": {"color": "#d03b3b", "size": 10}, "showarrow": false, "text": "<b>5,8%</b>", "x": 16.5, "xanchor": "center", "y": 5.786, "yanchor": "bottom", "yref": "y2", "yshift": 13}, {"font": {"color": "#256abf", "size": 10}, "showarrow": false, "text": "<b>5,1%</b>", "x": 16.5, "xanchor": "center", "y": 5.106, "yanchor": "top", "yref": "y2", "yshift": -13}, {"font": {"color": "#a06f00", "size": 10}, "showarrow": false, "text": "<b>1,8%</b>", "x": 16.5, "xanchor": "center", "y": 1.838, "yanchor": "top", "yref": "y2", "yshift": -13}, {"font": {"color": "#256abf", "size": 10}, "showarrow": false, "text": "<b>5,1%</b>", "x": 21.5, "xanchor": "center", "y": 5.057, "yanchor": "bottom", "yref": "y2", "yshift": 13}, {"font": {"color": "#d03b3b", "size": 10}, "showarrow": false, "text": "<b>5,0%</b>", "x": 21.5, "xanchor": "center", "y": 4.99, "yanchor": "top", "yref": "y2", "yshift": -13}, {"font": {"color": "#a06f00", "size": 10}, "showarrow": false, "text": "<b>1,7%</b>", "x": 21.5, "xanchor": "center", "y": 1.686, "yanchor": "top", "yref": "y2", "yshift": -13}, {"font": {"color": "#d03b3b", "size": 10}, "showarrow": false, "text": "<b>5,5%</b>", "x": 26.5, "xanchor": "center", "y": 5.53, "yanchor": "bottom", "yref": "y2", "yshift": 13}, {"font": {"color": "#256abf", "size": 10}, "showarrow": false, "text": "<b>5,2%</b>", "x": 26.5, "xanchor": "center", "y": 5.197, "yanchor": "top", "yref": "y2", "yshift": -13}, {"font": {"color": "#a06f00", "size": 10}, "showarrow": false, "text": "<b>1,6%</b>", "x": 26.5, "xanchor": "center", "y": 1.599, "yanchor": "top", "yref": "y2", "yshift": -13}, {"font": {"color": "#256abf", "size": 10}, "showarrow": false, "text": "<b>6,8%</b>", "x": 31.5, "xanchor": "center", "y": 6.781, "yanchor": "bottom", "yref": "y2", "yshift": 13}, {"font": {"color": "#d03b3b", "size": 10}, "showarrow": false, "text": "<b>5,3%</b>", "x": 31.5, "xanchor": "center", "y": 5.267, "yanchor": "top", "yref": "y2", "yshift": -13}, {"font": {"color": "#a06f00", "size": 10}, "showarrow": false, "text": "<b>1,2%</b>", "x": 31.5, "xanchor": "center", "y": 1.185, "yanchor": "top", "yref": "y2", "yshift": -13}, {"font": {"color": "#d03b3b", "size": 10}, "showarrow": false, "text": "<b>Meta de churn 5%</b>", "x": 0.004, "xanchor": "left", "xref": "paper", "y": 5, "yanchor": "bottom", "yref": "y2", "yshift": 6}], "bargap": 0, "font": {"color": "#52514e", "family": "system-ui, -apple-system, \"Segoe UI\", sans-serif", "size": 12}, "height": 660, "hoverlabel": {"bgcolor": "#fcfcfb", "bordercolor": "#c3c2b7", "font": {"color": "#0b0b0b"}}, "legend": {"font": {"color": "#52514e"}, "orientation": "h", "title": {"text": ""}, "x": 0, "xanchor": "left", "y": 1.045, "yanchor": "bottom"}, "margin": {"b": 68, "l": 60, "r": 64, "t": 132}, "paper_bgcolor": "#fcfcfb", "plot_bgcolor": "#fcfcfb", "separators": ",.", "shapes": [{"line": {"color": "#e1e0d9", "width": 1}, "type": "line", "x0": -0.66, "x1": -0.34, "y0": 1526, "y1": 1526}, {"line": {"color": "#e1e0d9", "width": 1}, "type": "line", "x0": 0.34, "x1": 0.66, "y0": 1593, "y1": 1593}, {"line": {"color": "#e1e0d9", "width": 1}, "type": "line", "x0": 1.34, "x1": 1.66, "y0": 1614, "y1": 1614}, {"line": {"color": "#e1e0d9", "width": 1}, "type": "line", "x0": 2.34, "x1": 2.66, "y0": 1538, "y1": 1538}, {"line": {"color": "#e1e0d9", "width": 1}, "type": "line", "x0": 3.34, "x1": 3.66, "y0": 1527, "y1": 1527}, {"line": {"color": "#e1e0d9", "width": 1}, "type": "line", "x0": 4.5, "x1": 4.5, "y0": 0, "y1": 1, "yref": "paper"}, {"line": {"color": "#e1e0d9", "width": 1}, "type": "line", "x0": 4.34, "x1": 4.66, "y0": 1527, "y1": 1527}, {"line": {"color": "#e1e0d9", "width": 1}, "type": "line", "x0": 5.34, "x1": 5.66, "y0": 1590, "y1": 1590}, {"line": {"color": "#e1e0d9", "width": 1}, "type": "line", "x0": 6.34, "x1": 6.66, "y0": 1613, "y1": 1613}, {"line": {"color": "#e1e0d9", "width": 1}, "type": "line", "x0": 7.34, "x1": 7.66, "y0": 1485, "y1": 1485}, {"line": {"color": "#e1e0d9", "width": 1}, "type": "line", "x0": 8.34, "x1": 8.66, "y0": 1482, "y1": 1482}, {"line": {"color": "#e1e0d9", "width": 1}, "type": "line", "x0": 9.5, "x1": 9.5, "y0": 0, "y1": 1, "yref": "paper"}, {"line": {"color": "#e1e0d9", "width": 1}, "type": "line", "x0": 9.34, "x1": 9.66, "y0": 1482, "y1": 1482}, {"line": {"color": "#e1e0d9", "width": 1}, "type": "line", "x0": 10.34, "x1": 10.66, "y0": 1551, "y1": 1551}, {"line": {"color": "#e1e0d9", "width": 1}, "type": "line", "x0": 11.34, "x1": 11.66, "y0": 1583, "y1": 1583}, {"line": {"color": "#e1e0d9", "width": 1}, "type": "line", "x0": 12.34, "x1": 12.66, "y0": 1472, "y1": 1472}, {"line": {"color": "#e1e0d9", "width": 1}, "type": "line", "x0": 13.34, "x1": 13.66, "y0": 1469, "y1": 1469}, {"line": {"color": "#e1e0d9", "width": 1}, "type": "line", "x0": 14.5, "x1": 14.5, "y0": 0, "y1": 1, "yref": "paper"}, {"line": {"color": "#e1e0d9", "width": 1}, "type": "line", "x0": 14.34, "x1": 14.66, "y0": 1469, "y1": 1469}, {"line": {"color": "#e1e0d9", "width": 1}, "type": "line", "x0": 15.34, "x1": 15.66, "y0": 1544, "y1": 1544}, {"line": {"color": "#e1e0d9", "width": 1}, "type": "line", "x0": 16.34, "x1": 16.66, "y0": 1571, "y1": 1571}, {"line": {"color": "#e1e0d9", "width": 1}, "type": "line", "x0": 17.34, "x1": 17.66, "y0": 1486, "y1": 1486}, {"line": {"color": "#e1e0d9", "width": 1}, "type": "line", "x0": 18.34, "x1": 18.66, "y0": 1483, "y1": 1483}, {"line": {"color": "#e1e0d9", "width": 1}, "type": "line", "x0": 19.5, "x1": 19.5, "y0": 0, "y1": 1, "yref": "paper"}, {"line": {"color": "#e1e0d9", "width": 1}, "type": "line", "x0": 19.34, "x1": 19.66, "y0": 1483, "y1": 1483}, {"line": {"color": "#e1e0d9", "width": 1}, "type": "line", "x0": 20.34, "x1": 20.66, "y0": 1558, "y1": 1558}, {"line": {"color": "#e1e0d9", "width": 1}, "type": "line", "x0": 21.34, "x1": 21.66, "y0": 1583, "y1": 1583}, {"line": {"color": "#e1e0d9", "width": 1}, "type": "line", "x0": 22.34, "x1": 22.66, "y0": 1509, "y1": 1509}, {"line": {"color": "#e1e0d9", "width": 1}, "type": "line", "x0": 23.34, "x1": 23.66, "y0": 1501, "y1": 1501}, {"line": {"color": "#e1e0d9", "width": 1}, "type": "line", "x0": 24.5, "x1": 24.5, "y0": 0, "y1": 1, "yref": "paper"}, {"line": {"color": "#e1e0d9", "width": 1}, "type": "line", "x0": 24.34, "x1": 24.66, "y0": 1501, "y1": 1501}, {"line": {"color": "#e1e0d9", "width": 1}, "type": "line", "x0": 25.34, "x1": 25.66, "y0": 1579, "y1": 1579}, {"line": {"color": "#e1e0d9", "width": 1}, "type": "line", "x0": 26.34, "x1": 26.66, "y0": 1603, "y1": 1603}, {"line": {"color": "#e1e0d9", "width": 1}, "type": "line", "x0": 27.34, "x1": 27.66, "y0": 1520, "y1": 1520}, {"line": {"color": "#e1e0d9", "width": 1}, "type": "line", "x0": 28.34, "x1": 28.66, "y0": 1519, "y1": 1519}, {"line": {"color": "#e1e0d9", "width": 1}, "type": "line", "x0": 29.5, "x1": 29.5, "y0": 0, "y1": 1, "yref": "paper"}, {"line": {"color": "#e1e0d9", "width": 1}, "type": "line", "x0": 29.34, "x1": 29.66, "y0": 1519, "y1": 1519}, {"line": {"color": "#e1e0d9", "width": 1}, "type": "line", "x0": 30.34, "x1": 30.66, "y0": 1622, "y1": 1622}, {"line": {"color": "#e1e0d9", "width": 1}, "type": "line", "x0": 31.34, "x1": 31.66, "y0": 1640, "y1": 1640}, {"line": {"color": "#e1e0d9", "width": 1}, "type": "line", "x0": 32.34, "x1": 32.66, "y0": 1560, "y1": 1560}, {"line": {"color": "#e1e0d9", "width": 1}, "type": "line", "x0": 33.34, "x1": 33.66, "y0": 1559, "y1": 1559}, {"line": {"color": "#d03b3b", "dash": "dash", "width": 1.5}, "type": "line", "x0": 0, "x1": 1, "xref": "paper", "y0": 5, "y1": 5, "yref": "y2"}], "title": {"font": {"color": "#0b0b0b", "size": 17}, "text": "<b>Ponte da base ativa em 2026, com as taxas de fluxo</b><br><span style='font-size:12px;color:#52514e'>Colunas em escala absoluta, em clientes, no eixo da esquerda. As linhas trazem cada fluxo como percentual da base ativa do mês anterior,<br>no eixo da direita, ancorado ao da esquerda: 0% sobre o zero e 10% sobre os 1.000 clientes. A tracejada é a meta de churn de 5%.</span>", "x": 0, "xref": "paper", "y": 0.97}, "xaxis": {"linecolor": "#c3c2b7", "range": [-1.9, 34.9], "showgrid": false, "tickfont": {"color": "#0b0b0b", "size": 12}, "tickmode": "array", "ticktext": ["Jan", "Fev", "Mar", "Abr", "Mai", "Jun", "Jul"], "tickvals": [2, 7, 12, 17, 22, 27, 32], "zeroline": false}, "yaxis": {"gridcolor": "#e1e0d9", "range": [0, 1902.0], "showline": false, "tickfont": {"color": "#898781"}, "tickformat": ",", "title": {}, "zeroline": false}, "yaxis2": {"overlaying": "y", "range": [0, 19.02], "showgrid": false, "showline": false, "side": "right", "tickfont": {"color": "#898781"}, "tickmode": "array", "ticktext": ["0%", "2%", "4%", "6%", "8%", "10%"], "tickvals": [0, 2, 4, 6, 8, 10], "title": {}, "zeroline": false}}}
